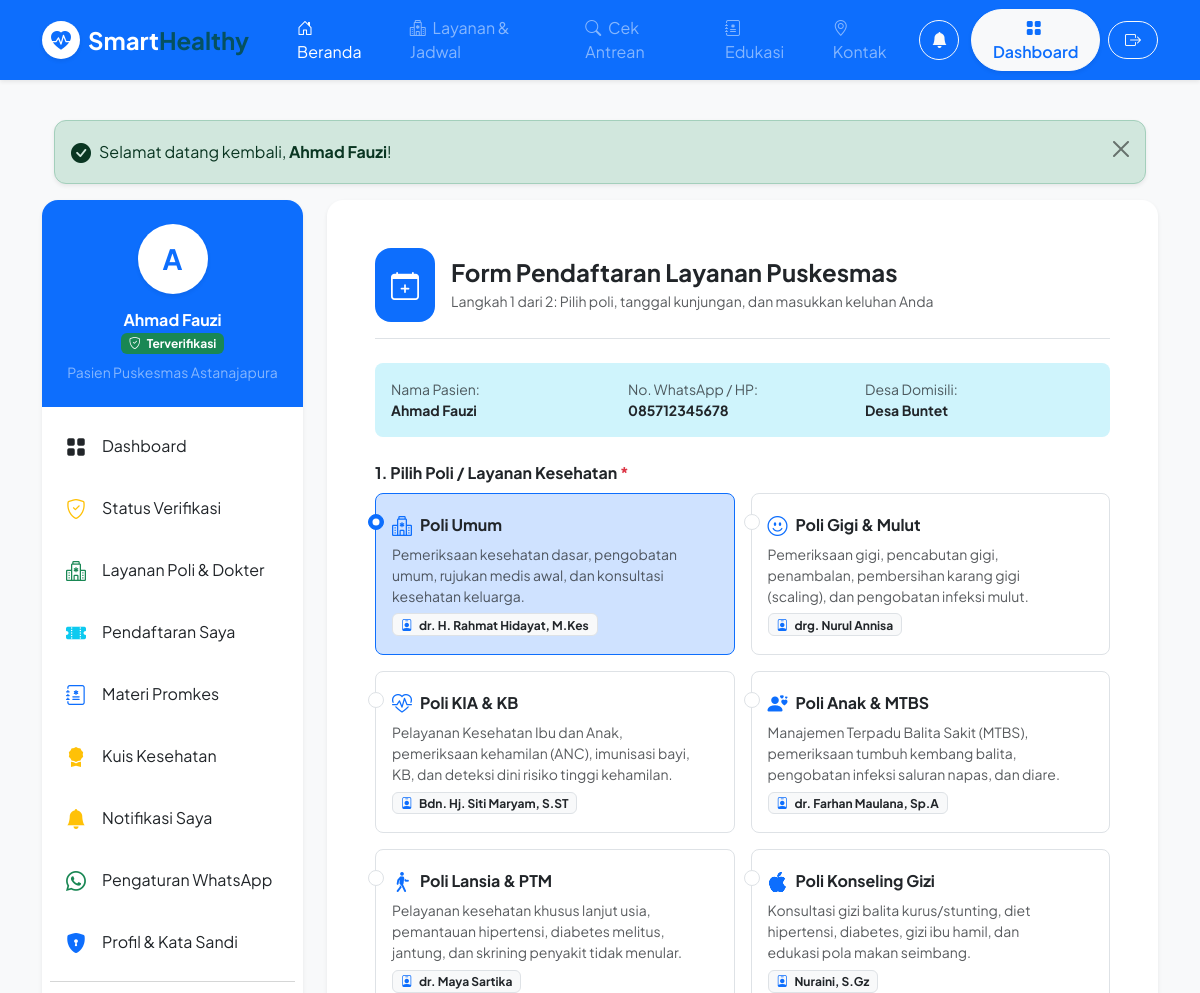
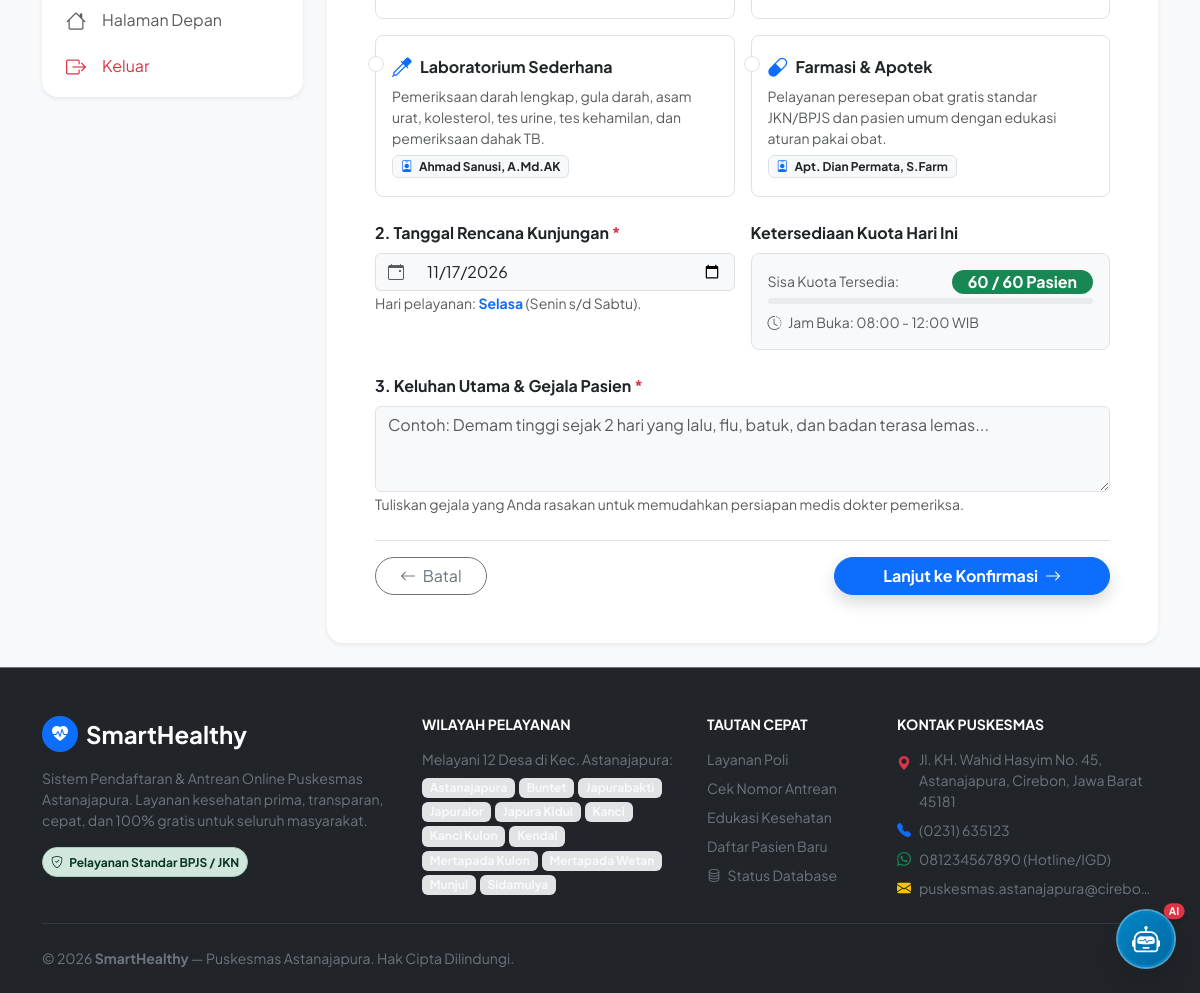
Page /pendaftaran/baru?poli=1 (signed in) on the committed database (2 pictures, top to bottom).
### tables this page shows
CREATE TABLE `users` (
  `id` int(10) unsigned NOT NULL AUTO_INCREMENT,
  `nik` varchar(16) DEFAULT NULL,
  `name` varchar(150) NOT NULL,
  `email` varchar(150) NOT NULL,
  `phone` varchar(25) NOT NULL,
  `address` text DEFAULT NULL,
  `village_id` int(10) unsigned DEFAULT NULL,
  `gender` enum('L','P') NOT NULL DEFAULT 'L',
  `birth_date` date DEFAULT NULL,
  `role` enum('admin','user') NOT NULL DEFAULT 'user',
  `password` varchar(255) NOT NULL,
  `email_verified_at` timestamp NULL DEFAULT NULL,
  `phone_verified_at` timestamp NULL DEFAULT NULL,
  `is_active` tinyint(1) NOT NULL DEFAULT 1,
  `remember_token` varchar(100) DEFAULT NULL,
  `created_at` timestamp NOT NULL DEFAULT current_timestamp(),
  `updated_at` timestamp NOT NULL DEFAULT current_timestamp() ON UPDATE current_timestamp(),
  PRIMARY KEY (`id`),
  UNIQUE KEY `email` (`email`),
  UNIQUE KEY `phone` (`phone`),
  UNIQUE KEY `nik` (`nik`),
  KEY `fk_users_village` (`village_id`),
  CONSTRAINT `fk_users_village` FOREIGN KEY (`village_id`) REFERENCES `villages` (`id`) ON DELETE SET NULL ON UPDATE CASCADE
);

CREATE TABLE `villages` (
  `id` int(10) unsigned NOT NULL AUTO_INCREMENT,
  `name` varchar(100) NOT NULL,
  `district` varchar(100) NOT NULL DEFAULT 'Astanajapura',
  `postal_code` varchar(10) NOT NULL DEFAULT '45181',
  `created_at` timestamp NOT NULL DEFAULT current_timestamp(),
  `updated_at` timestamp NOT NULL DEFAULT current_timestamp() ON UPDATE current_timestamp(),
  PRIMARY KEY (`id`)
);

CREATE TABLE `health_services` (
  `id` int(10) unsigned NOT NULL AUTO_INCREMENT,
  `code` varchar(20) NOT NULL,
  `name` varchar(100) NOT NULL,
  `description` text DEFAULT NULL,
  `doctor_name` varchar(150) DEFAULT NULL,
  `quota_daily` int(11) NOT NULL DEFAULT 50,
  `icon` varchar(50) NOT NULL DEFAULT 'bi-heart-pulse',
  `status` enum('active','inactive') NOT NULL DEFAULT 'active',
  `created_at` timestamp NOT NULL DEFAULT current_timestamp(),
  `updated_at` timestamp NOT NULL DEFAULT current_timestamp() ON UPDATE current_timestamp(),
  PRIMARY KEY (`id`),
  UNIQUE KEY `code` (`code`)
);

### app/Views/registration/create.php (the view, shortened to what the rows shown need)
<div class="card border-0 shadow-sm rounded-4 bg-white p-4 p-md-5">
    <div class="d-flex align-items-center gap-3 mb-4 pb-3 border-bottom">
        <div class="bg-primary text-white p-3 rounded-4 fs-3">
            <i class="bi bi-calendar-plus"></i>
        </div>
        <div>
            <h4 class="fw-bold text-dark mb-1">Form Pendaftaran Layanan Puskesmas</h4>
            <p class="text-muted small mb-0">Langkah 1 dari 2: Pilih poli, tanggal kunjungan, dan masukkan keluhan Anda</p>
        </div>
    </div>
    <div class="alert alert-info border-0 rounded-3 mb-4">
        <div class="row g-2 small">
            <div class="col-md-4">
                <span class="text-muted d-block">Nama Pasien:</span>
                <strong class="text-dark"><?= htmlspecialchars($user['name']) ?></strong>
            </div>
            <div class="col-md-4">
                <span class="text-muted d-block">No. WhatsApp / HP:</span>
                <strong class="text-dark"><?= htmlspecialchars($user['phone']) ?></strong>
            </div>
            <div class="col-md-4">
                <span class="text-muted d-block">Desa Domisili:</span>
                <strong class="text-dark">Desa <?= htmlspecialchars($user['village_name'] ?? 'Astanajapura') ?></strong>
            </div>
        </div>
    </div>
    <form action="<?= App::baseUrl('/pendaftaran/konfirmasi') ?>" method="POST" id="bookingForm">
        <div class="mb-4">
            <label class="form-label fw-bold text-dark">1. Pilih Poli / Layanan Kesehatan <span class="text-danger">*</span></label>
            <div class="row g-3">
                <?php foreach ($services as $srv): ?>
                    <div class="col-md-6">
                        <div class="form-check card-select p-3 border rounded-3 h-100 position-relative <?= ($selectedServiceId == $srv['id']) ? 'border-primary bg-primary-subtle' : '' ?>" onclick="selectPoli(<?= $srv['id'] ?>)">
                            <input class="form-check-input position-absolute top-3 end-3" type="radio" name="health_service_id" id="service_<?= $srv['id'] ?>" value="<?= $srv['id'] ?>" <?= ($selectedServiceId == $srv['id']) ? 'checked' : '' ?> required>
                            <label class="form-check-label w-100 pe-4 cursor-pointer" for="service_<?= $srv['id'] ?>">
                                <div class="d-flex align-items-center gap-2 mb-1">
                                    <i class="bi <?= $srv['icon'] ?? 'bi-hospital' ?> text-primary fs-5"></i>
                                    <strong class="text-dark"><?= htmlspecialchars($srv['name']) ?></strong>
                                </div>
                                <p class="text-muted small mb-1"><?= htmlspecialchars($srv['description'] ?? '') ?></p>
                                <span class="badge bg-light text-dark border small">
                                    <i class="bi bi-person-badge text-primary me-1"></i> <?= htmlspecialchars($srv['doctor_name'] ?? 'Dokter Jaga') ?>
                                </span>
                            </label>
                        </div>
                    </div>
                <?php endforeach; ?>
            </div>
        </div>
        <div class="row g-3 mb-4">
            <div class="col-md-6">
                <label class="form-label fw-bold text-dark">2. Tanggal Rencana Kunjungan <span class="text-danger">*</span></label>
                <div class="input-group">
                    <span class="input-group-text bg-light border-end-0"><i class="bi bi-calendar-event text-muted"></i></span>
                    <input type="date" name="registration_date" id="regDateInput" value="<?= htmlspecialchars($selectedDate) ?>" min="<?= date('Y-m-d') ?>" class="form-control bg-light border-start-0" required onchange="fetchQuota()">
                </div>
                <small class="text-muted">Hari pelayanan: <span id="dayNameLabel" class="fw-bold text-primary"><?= $dayName ?></span> (Senin s/d Sabtu).</small>
            </div>
            <div class="col-md-6">
                <label class="form-label fw-bold text-dark">Ketersediaan Kuota Hari Ini</label>
                <div class="p-3 bg-light rounded-3 border" id="quotaBox">
                    <div class="d-flex justify-content-between align-items-center mb-1">
                        <span class="small text-muted">Sisa Kuota Tersedia:</span>
                        <span class="badge <?= $quotaInfo['is_full'] ? 'bg-danger' : 'bg-success' ?> fs-6 px-3 py-1 rounded-pill" id="quotaBadge">
                            <?= $quotaInfo['available_quota'] ?> / <?= $quotaInfo['total_quota'] ?> Pasien
                        </span>
                    </div>
                    <div class="progress" style="height: 6px;">
                    </div>
                    <small class="text-muted mt-2 d-block" id="scheduleNote">
                        <i class="bi bi-clock-history me-1"></i> Jam Buka: 08:00 - 12:00 WIB
                    </small>
                </div>
            </div>
        </div>
        <div class="mb-4">
            <label class="form-label fw-bold text-dark">3. Keluhan Utama & Gejala Pasien <span class="text-danger">*</span></label>
            <textarea name="complaint" class="form-control bg-light" rows="3" placeholder="Contoh: Demam tinggi sejak 2 hari yang lalu, flu, batuk, dan badan terasa lemas..." minlength="5" required></textarea>
            <small class="text-muted">Tuliskan gejala yang Anda rasakan untuk memudahkan persiapan medis dokter pemeriksa.</small>
        </div>
        <div class="d-flex justify-content-between align-items-center pt-3 border-top">
            <a href="<?= App::baseUrl('/dashboard') ?>" class="btn btn-outline-secondary rounded-pill px-4">
                <i class="bi bi-arrow-left me-1"></i> Batal
            </a>
            <button type="submit" class="btn btn-primary rounded-pill px-5 fw-bold shadow" id="submitBtn">
                Lanjut ke Konfirmasi <i class="bi bi-arrow-right ms-1"></i>
            </button>
        </div>
    </form>
</div>

### app/Core/App.php (shortened to what the rows shown need)
<?php
class App
{
    private static array $routes = [];
    private static function addRoute(string $method, string $path, array|callable $handler): void
    {
        $path = '/' . trim($path, '/');
        self::$routes[] = [
            'method'  => strtoupper($method),
            'path'    => $path,
            'handler' => $handler,
        ];
    }
    public function run(): void
    {
        $requestMethod = $_SERVER['REQUEST_METHOD'] ?? 'GET';
        $requestUri = $this->parseUri();
        foreach (self::$routes as $route) {
            if ($route['method'] !== $requestMethod && $route['method'] !== 'ANY') {
                continue;
            }
            $pattern = $this->convertRouteToRegex($route['path']);
            if (preg_match($pattern, $requestUri, $matches)) {
                array_shift($matches);
                $handler = $route['handler'];
                if (is_array($handler) && count($handler) === 2) {
                    [$controllerClass, $action] = $handler;
                    if (class_exists($controllerClass)) {
                        $controller = new $controllerClass();
                        if (method_exists($controller, $action)) {
                            call_user_func_array([$controller, $action], $matches);
                            return;
                        }
                    }
                }
            }
        }
    }
    private function parseUri(): string
    {
        $uri = $_SERVER['REQUEST_URI'] ?? '/';
        if (false !== ($pos = strpos($uri, '?'))) {
            $uri = substr($uri, 0, $pos);
        }
        $scriptName = $_SERVER['SCRIPT_NAME'] ?? '';
        $baseDir = dirname($scriptName);
        $baseDir = str_replace('\\', '/', $baseDir);
        if ($baseDir !== '/' && str_starts_with($uri, $baseDir)) {
            $uri = substr($uri, strlen($baseDir));
        }
        $parentDir = dirname($baseDir);
        $uri = '/' . trim($uri, '/');
        return $uri;
    }
    private function convertRouteToRegex(string $routePath): string
    {
        $pattern = preg_replace('/\{([a-zA-Z0-9_]+)\}/', '([^/]+)', $routePath);
        return '#^' . $pattern . '$#';
    }
}

### rows in the picture
users: name "Ahmad Fauzi", phone "085712345678", village.name "Buntet"
health_services: health_service_id "☑ Poli Umum Pemeriksaan kesehat", name "Poli Umum", description "Pemeriksaan kesehatan dasar, pengobatan umum, rujukan medis awal, dan konsultasi kesehatan keluarga.", doctor_name "dr. H. Rahmat Hidayat, M.Kes"
health_services: health_service_id "☐ Poli Gigi & Mulut Pemeriksaan", name "Poli Gigi & Mulut", description "Pemeriksaan gigi, pencabutan gigi, penambalan, pembersihan karang gigi (scaling), dan pengobatan infeksi mulut.", doctor_name "drg. Nurul Annisa"
health_services: health_service_id "☐ Poli KIA & KB Pelayanan Keseh", name "Poli KIA & KB", description "Pelayanan Kesehatan Ibu dan Anak, pemeriksaan kehamilan (ANC), imunisasi bayi, KB, dan deteksi dini risiko tinggi kehamilan.", doctor_name "Bdn. Hj. Siti Maryam, S.ST"
health_services: health_service_id "☐ Poli Anak & MTBS Manajemen Te", name "Poli Anak & MTBS", description "Manajemen Terpadu Balita Sakit (MTBS), pemeriksaan tumbuh kembang balita, pengobatan infeksi saluran napas, dan diare.", doctor_name "dr. Farhan Maulana, Sp.A"
health_services: health_service_id "☐ Poli Lansia & PTM Pelayanan k", name "Poli Lansia & PTM", description "Pelayanan kesehatan khusus lanjut usia, pemantauan hipertensi, diabetes melitus, jantung, dan skrining penyakit tidak menular.", doctor_name "dr. Maya Sartika"
health_services: health_service_id "☐ Poli Konseling Gizi Konsultas", name "Poli Konseling Gizi", description "Konsultasi gizi balita kurus/stunting, diet hipertensi, diabetes, gizi ibu hamil, dan edukasi pola makan seimbang.", doctor_name "Nuraini, S.Gz"
health_services: health_service_id "☐ Laboratorium Sederhana Pemeri", name "Laboratorium Sederhana", description "Pemeriksaan darah lengkap, gula darah, asam urat, kolesterol, tes urine, tes kehamilan, dan pemeriksaan dahak TB.", doctor_name "Ahmad Sanusi, A.Md.AK"
health_services: health_service_id "☐ Farmasi & Apotek Pelayanan pe", name "Farmasi & Apotek", description "Pelayanan peresepan obat gratis standar JKN/BPJS dan pasien umum dengan edukasi aturan pakai obat.", doctor_name "Apt. Dian Permata, S.Farm"

### other values in the picture
$msg "Selamat datang kembali, Ahmad Fauzi !"
$quotaInfo['available_quota'] "60"
$quotaInfo['total_quota'] "60"
